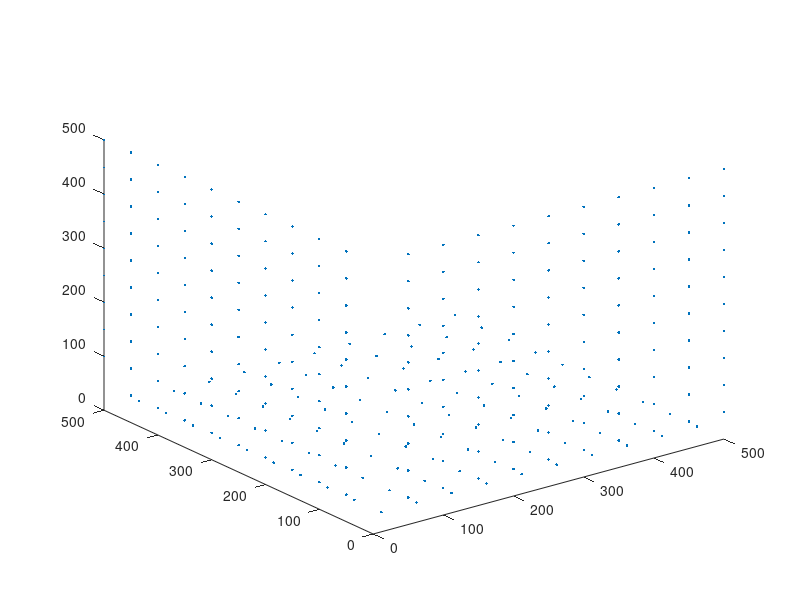

The MATLAB script that drew this image: (Note: this script raises an error after producing the figure.)
clc
clear all 
close all
%%
%%% AIM of this lab is to simulate pinhole camera and perspective
%%% projection

%%%loading all the data from the given data%%%

%world points in 3D coordinates 
world_coordinates = load('pts3D.txt');
%intrinci parametes 
intrinsic_param = load('K.txt');
%translation of the camera 
optical_center = load('C.txt');
% rotation of the camera 
rotation_matrix = load('R.txt');

 
translation = -rotation_matrix*optical_center;

exterinic_param = [rotation_matrix translation];

world_coordinates(:,4) = 1 ; 


imag = (intrinsic_param*exterinic_param*transpose(world_coordinates));

imag2D_X = imag(1,:)./ imag(3,:);
imag2D_Y = imag(2,:)./imag(3,:);


plot3(world_coordinates(:,1),world_coordinates(:,2),world_coordinates(:,3),".")
hold on
% figure

%%
absPose = rigid3d(rotation_matrix,optical_center');
plotCamera('AbsolutePose',absPose,'Size',150)
figure
plot(imag2D_Y,imag2D_X,'*r')
